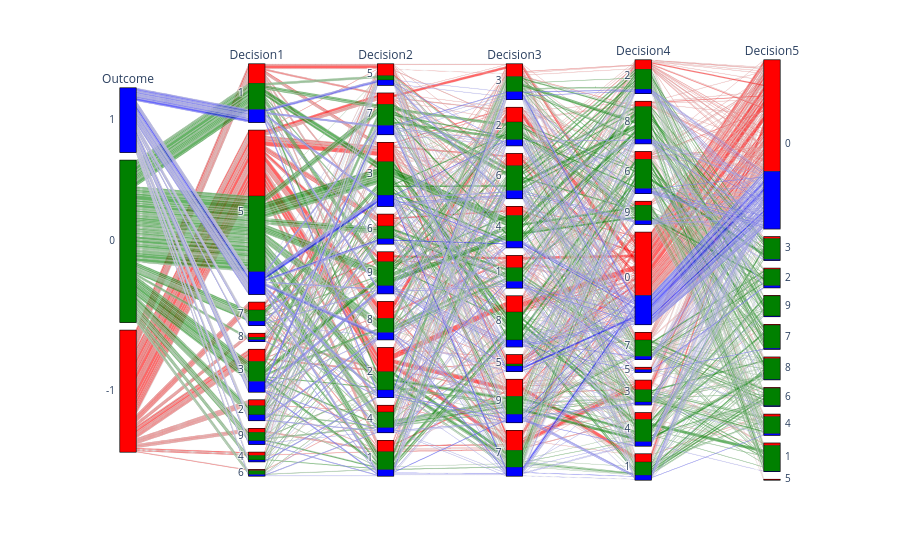

Source (notebook cell):
### Code cell
import pandas as pd
import numpy as np
import plotly.express as px

new_data = pd.read_csv("full_player1_results.csv")
fig = px.parallel_categories(new_data, color = "Outcome", color_continuous_scale=["red", "green", "blue"]) 
fig.update_coloraxes(showscale=False)
fig.show()

### Figure 1 — Plotly figure (JSON) as saved in the notebook; plotly's stock layout.template omitted (floating-point values rounded to 4 significant figures; data arrays with more than 128 entries replaced by an {"elided": "..."} marker saying what was removed)
{"data": [{"dimensions": [{"label": "Outcome", "values": {"elided": "1218 int values"}}, {"label": "Decision1", "values": {"elided": "1218 int values"}}, {"label": "Decision2", "values": {"elided": "1218 int values"}}, {"label": "Decision3", "values": {"elided": "1218 int values"}}, {"label": "Decision4", "values": {"elided": "1218 int values"}}, {"label": "Decision5", "values": {"elided": "1218 int values"}}], "domain": {"x": [0, 1], "y": [0, 1]}, "line": {"color": {"elided": "1218 int values"}, "coloraxis": "coloraxis"}, "name": "", "type": "parcats"}], "layout": {"autosize": true, "coloraxis": {"colorbar": {"title": {"text": "Outcome"}}, "colorscale": [[0, "red"], [0.5, "green"], [1, "blue"]], "showscale": false}, "legend": {"tracegroupgap": 0}, "margin": {"t": 60}}}
